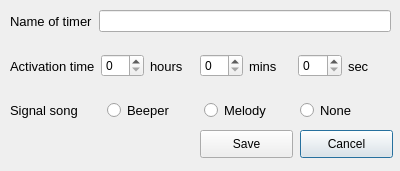
<?xml version="1.0" encoding="UTF-8"?>
<ui version="4.0">
 <class>infotimerwindow</class>
 <widget class="QDialog" name="infotimerwindow">
  <property name="geometry">
   <rect>
    <x>0</x>
    <y>0</y>
    <width>400</width>
    <height>171</height>
   </rect>
  </property>
  <property name="windowTitle">
   <string>Dialog</string>
  </property>
  <widget class="QPushButton" name="CancelButton">
   <property name="geometry">
    <rect>
     <x>300</x>
     <y>130</y>
     <width>93</width>
     <height>28</height>
    </rect>
   </property>
   <property name="text">
    <string>Cancel</string>
   </property>
  </widget>
  <widget class="QWidget" name="layoutWidget">
   <property name="geometry">
    <rect>
     <x>10</x>
     <y>10</y>
     <width>381</width>
     <height>111</height>
    </rect>
   </property>
   <layout class="QVBoxLayout" name="verticalLayout">
    <item>
     <layout class="QHBoxLayout" name="horizontalLayout">
      <item>
       <widget class="QLabel" name="label">
        <property name="font">
         <font>
          <pointsize>10</pointsize>
         </font>
        </property>
        <property name="text">
         <string>Name of timer</string>
        </property>
       </widget>
      </item>
      <item>
       <widget class="QLineEdit" name="TimerNameLine"/>
      </item>
     </layout>
    </item>
    <item>
     <layout class="QHBoxLayout" name="horizontalLayout_2">
      <item>
       <widget class="QLabel" name="label_2">
        <property name="font">
         <font>
          <pointsize>10</pointsize>
         </font>
        </property>
        <property name="text">
         <string>Activation time</string>
        </property>
       </widget>
      </item>
      <item>
       <widget class="QSpinBox" name="spinBox_3"/>
      </item>
      <item>
       <widget class="QLabel" name="label_6">
        <property name="font">
         <font>
          <pointsize>10</pointsize>
         </font>
        </property>
        <property name="text">
         <string>hours</string>
        </property>
       </widget>
      </item>
      <item>
       <widget class="QSpinBox" name="CountHours"/>
      </item>
      <item>
       <widget class="QLabel" name="label_4">
        <property name="font">
         <font>
          <pointsize>10</pointsize>
         </font>
        </property>
        <property name="text">
         <string>mins</string>
        </property>
       </widget>
      </item>
      <item>
       <widget class="QSpinBox" name="MinutesCount"/>
      </item>
      <item>
       <widget class="QLabel" name="label_5">
        <property name="font">
         <font>
          <pointsize>10</pointsize>
         </font>
        </property>
        <property name="text">
         <string>sec</string>
        </property>
       </widget>
      </item>
     </layout>
    </item>
    <item>
     <layout class="QHBoxLayout" name="horizontalLayout_3">
      <item>
       <widget class="QLabel" name="label_3">
        <property name="font">
         <font>
          <pointsize>10</pointsize>
         </font>
        </property>
        <property name="text">
         <string>Signal song</string>
        </property>
       </widget>
      </item>
      <item>
       <widget class="QRadioButton" name="BeeperSignalRadioButton">
        <property name="font">
         <font>
          <pointsize>10</pointsize>
         </font>
        </property>
        <property name="text">
         <string>Beeper</string>
        </property>
       </widget>
      </item>
      <item>
       <widget class="QRadioButton" name="MelodySignalRadioButton">
        <property name="font">
         <font>
          <pointsize>10</pointsize>
         </font>
        </property>
        <property name="text">
         <string>Melody</string>
        </property>
       </widget>
      </item>
      <item>
       <widget class="QRadioButton" name="NoneSignalRadioButton">
        <property name="font">
         <font>
          <pointsize>10</pointsize>
         </font>
        </property>
        <property name="text">
         <string>None</string>
        </property>
       </widget>
      </item>
     </layout>
    </item>
   </layout>
  </widget>
  <widget class="QPushButton" name="AddButton">
   <property name="geometry">
    <rect>
     <x>200</x>
     <y>130</y>
     <width>93</width>
     <height>28</height>
    </rect>
   </property>
   <property name="text">
    <string>Save</string>
   </property>
  </widget>
 </widget>
 <resources/>
 <connections/>
</ui>
